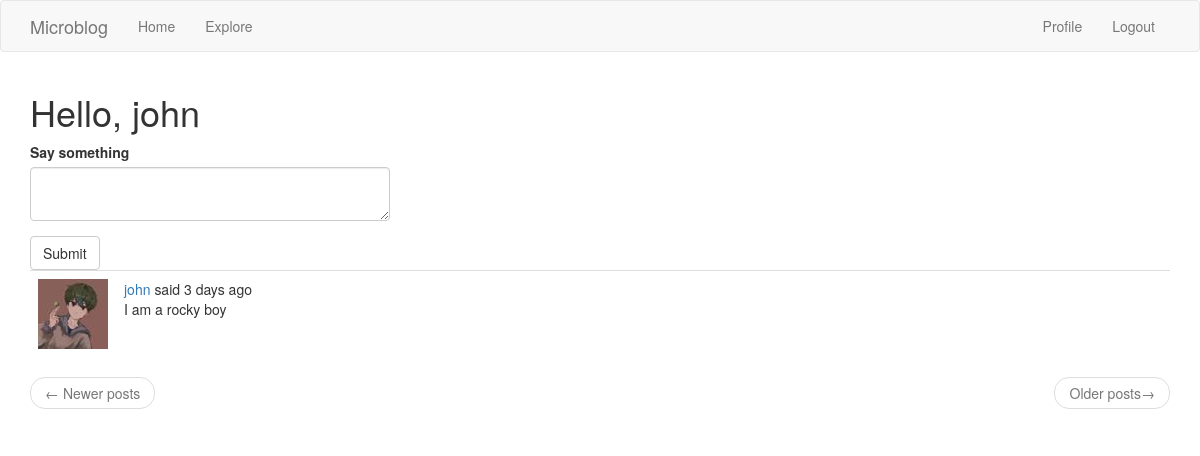
The app's page /index (signed in) with its own data.
### app/models.py (models this page shows, shortened)
class User(UserMixin, db.Model):
    id = db.Column(db.Integer, primary_key=True)
    username = db.Column(db.String(64), index=True, unique=True)
    email = db.Column(db.String(120), index=True, unique=True)
    password_hash = db.Column(db.String(128))
    about_me = db.Column(db.String(140))
    last_seen = db.Column(db.DateTime, default=datetime.utcnow)
    followed = db.relationship(
        'User',
        secondary=followers,
        primaryjoin=(followers.c.follower_id==id),
        secondaryjoin=(followers.c.followed_id==id),
        backref=db.backref('followers', lazy='dynamic'),
        lazy='dynamic'
        )
    posts = db.relationship('Post', backref='author', lazy='dynamic')
    def avatar(self, size):
        return '/static/image/avatar{}.jpg'.format(size)
    def followed_posts(self):
        followed = Post.query.join(followers,
        (followers.c.followed_id==Post.user_id)).filter(followers.c.follower_id==self.id)
        own = Post.query.filter_by(user_id=self.id)
        return followed.union(own).order_by(Post.timestamp.desc())

class Post(db.Model):
    id = db.Column(db.Integer, primary_key=True)
    body = db.Column(db.String(140))
    timestamp = db.Column(db.DateTime, index=True, default=datetime.utcnow)
    user_id = db.Column(db.Integer, db.ForeignKey('user.id'))
    language = db.Column(db.String(5))

### app/routes.py (the view, shortened to what this page needs)
@app.route('/', methods=['GET', 'POST'])
@app.route('/index', methods=['GET', 'POST'])
@login_required
def index():
    form = PostForm()
    page = request.args.get('page', 1, type=int)
    posts = current_user.followed_posts().paginate(page=page, per_page=app.config['POSTS_PER_PAGE'], error_out=False)
    next_url = url_for('index', page=posts.next_num) if posts.has_next else None
    prev_url = url_for('index', page=posts.prev_num) if posts.has_prev else None
    return render_template('index.html', title='Home', form=form, posts=posts.items, next_url=next_url, prev_url=prev_url)

### app/forms.py
class PostForm(FlaskForm):
    post = TextAreaField('Say something', validators=[DataRequired(), Length(min=1,max=140)])
    submit = SubmitField('Submit')

### app/models.py (called while the page is built)
@login.user_loader
def load_user(id):
    return User.query.get(int(id))

### app/routes.py (called while the page is built)
@app.before_request
def before_request():
    if current_user.is_authenticated:
        current_user.last_seen = datetime.utcnow()
        db.session.commit()
    g.locale = 'zh_CN'

### app/templates/index.html
{% extends "base.html" %}
{% import "bootstrap/wtf.html" as wtf %}
{% block app_content %}
    <h1>Hello, {{ current_user.username }}</h1>
    {% if form %}
    <div class="row">
        <div class="col-md-4">
            {{ wtf.quick_form(form) }}
        </div>
    </div>
    {% endif %}
    {% for post in posts %}
        {% include '_post.html' %}
    {% endfor %}
    <nav aria-label="...">
        <ul class="pager">
            <li class="previous{% if not prev_url %} disabled{% endif %}">
                <a href="{{ prev_url or '#' }}">
                    <span aria-hidden="true">&larr;</span> Newer posts
                </a>
            </li>
            <li class="next{% if not next_url %} disabled{% endif %}">
                <a href="{{ next_url or '#' }}">
                    Older posts<span aria-hidden="true">&rarr;</span>
                </a>
            </li>
        </ul>
    </nav>
{% endblock %}

### app/templates/_post.html (shortened to what this page needs)
<table class="table table-hover">
    <tr>
        <td width="70px">
            <a href="{{ url_for('user', username=post.author.username) }}">
                <img src="{{ post.author.avatar(70) }}">
            </a>
        </td>
        <td>
            <a href="{{ url_for('user',username=post.author.username) }}">{{ post.author.username }}</a> said {{ moment(post.timestamp).fromNow() }}<br><span id="post{{ post.id }}">{{ post.body }}</span>
        </td>
    </tr>
</table>

### records on screen
User: username "john"
Post: author.username "john", timestamp "3 days ago", body "I am a rocky boy"
